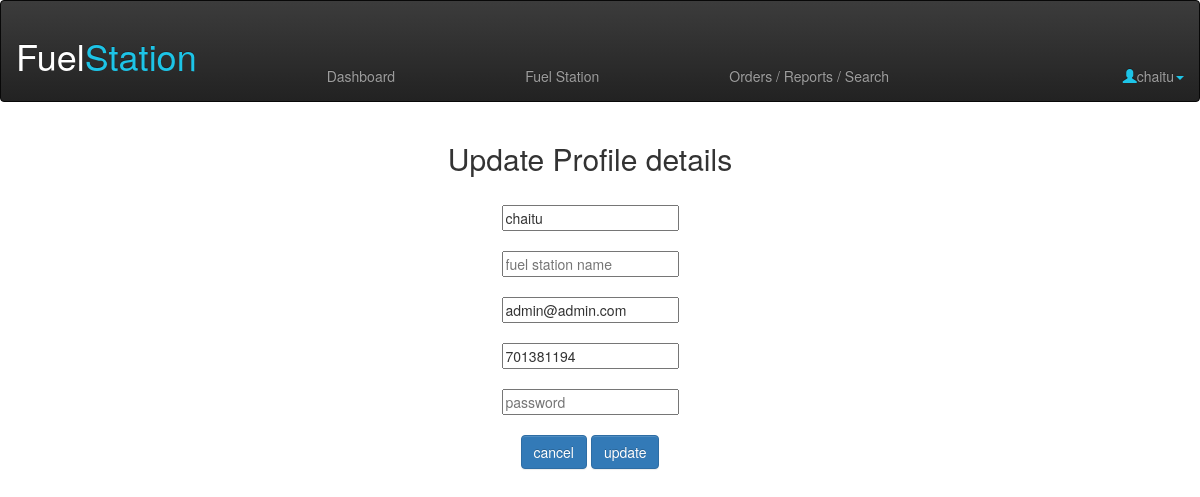
/owner/updateprofil.php (signed in), run on the app's committed database.
### tables this page shows
CREATE TABLE `users` (
  `id` int(11) NOT NULL,
  `user_name` varchar(100) DEFAULT NULL,
  `fuelstation_name` varchar(256) NOT NULL,
  `phone_number` bigint(20) NOT NULL,
  `email` varchar(100) DEFAULT NULL,
  `password` varchar(256) DEFAULT NULL,
  `account_type` enum('ADMIN','USER','FUEL_OWNERS','FUEL_STATION') DEFAULT NULL,
  `created_at` datetime NOT NULL DEFAULT current_timestamp()
);

### owner/updateprofil.php (the view, shortened to what this page needs)
<?php
include 'fuelstationownerheader.php';
$data =null;
$id= $_SESSION['id'];
if(isset($id) && $id !=''){
    $sql = "SELECT * FROM `users` WHERE `id` = $id";
    $res = mysqli_query($conn,$sql);
    $data = mysqli_fetch_assoc($res);
}
?>
<div class="right " style="padding-right: 20px">
    <div class="container" style="text-align: center">
        <h2>Update Profile details</h2><br>
        <form action="" method="post" name="profile">
            <input class="form-group-sm" type="text" id="username" name="username" placeholder="user name" value="<?=$data['user_name']?>"><br><br>
            <input class="form-group-sm" type="text" id="fuelstation_name" name="fuelstation_name" placeholder="fuel station name"><br><br>
            <input class="form-group-sm" type="text" id="email" name="email" placeholder="email" value="<?=$data['email']?>"><br><br>
            <input class="form-group-sm" type="tel" id="contactnumber" name="contactnumber" placeholder="mobile number" value="<?=$data['phone_number']?>"><br><br>
            <input class="form-group-sm" type="password" id="password" name="password" placeholder="password" ><br><br>
            <a href="dashboard.php" class="btn btn-primary">cancel</a> <button type="submit" name="submit"  class="btn btn-primary">update</button>
        </form>
    </div>
</div>

### data on the page
users: username "chaitu", email "admin@admin.com", contactnumber "701381194"

### other printed values
$_SESSION['user_name'] "chaitu"
